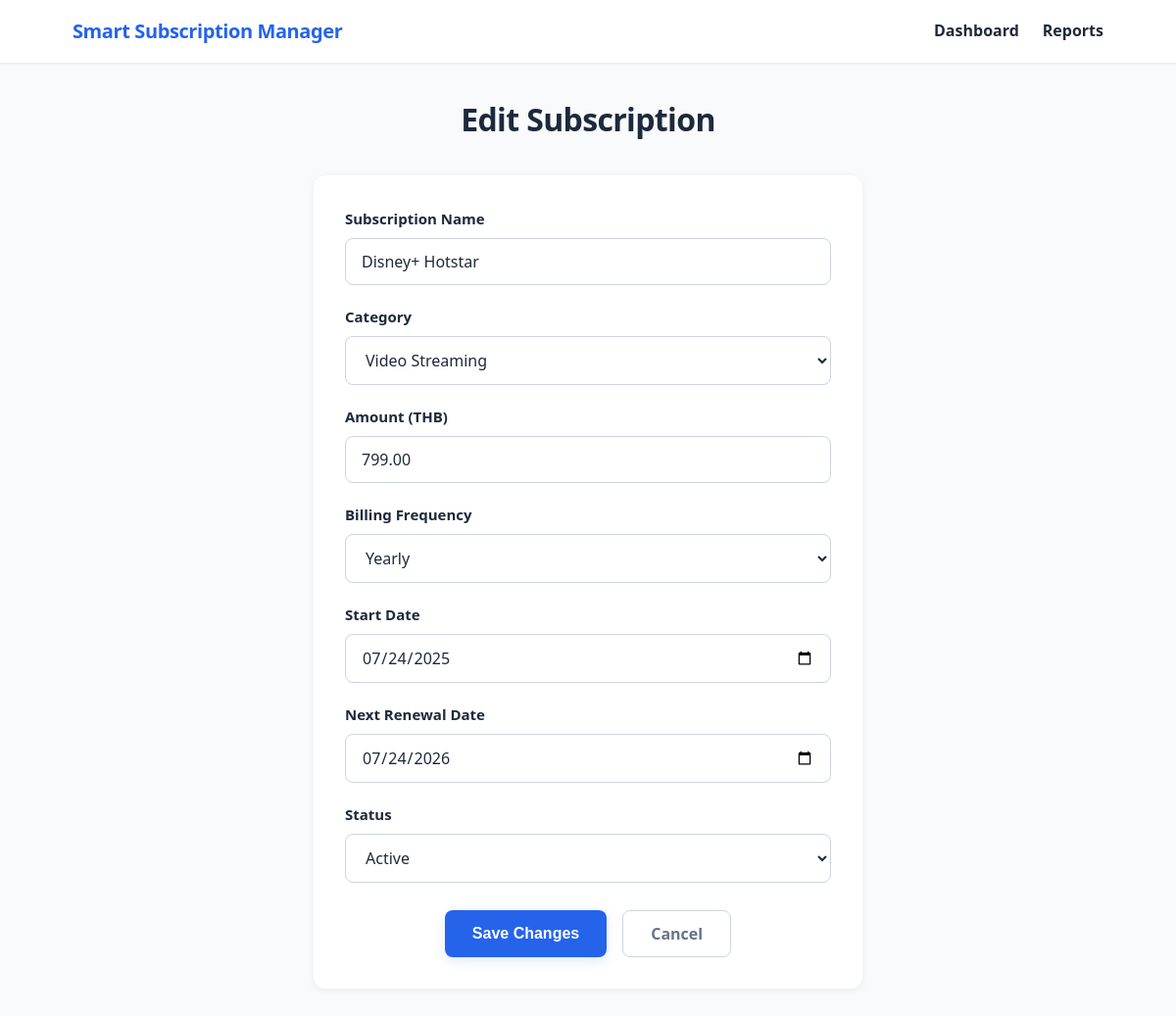
The page /edit_subscription/3 on the database its author committed.
### app/models.py (models this page shows)
class Subscription(db.Model):
    __tablename__ = "subscriptions"
    id = db.Column(db.Integer, primary_key=True)
    name = db.Column(db.String(100), nullable=False)
    category = db.Column(db.String(50), nullable=False)
    amount = db.Column(db.Numeric(10, 2), nullable=False)
    billing_frequency = db.Column(db.String(30), nullable=False)
    start_date = db.Column(db.Date, nullable=False)
    next_renewal_date = db.Column(db.Date, nullable=False)
    status = db.Column(db.String(20), nullable=False)

### run.py (the view, shortened to what this page needs)
@app.route("/edit_subscription/<int:subscription_id>", methods=["GET", "POST"])
def edit_subscription(subscription_id):
    subscription = Subscription.query.get_or_404(subscription_id)
    return render_template(
        "add_subscription.html",
        subscription=subscription,
        is_editing=True,
    )

### app/templates/add_subscription.html (shortened to what this page needs)
{% extends "base.html" %}
{% block content %}
{% set form_data = form_data | default(none) %}
{% set errors = errors | default({}) %}
{% set is_editing = is_editing | default(false) %}
{% set subscription = subscription | default(none) %}
    <main class="form-page">
        <div class="form-page__container">
            <h1 class="dashboard__welcome">
                {% if is_editing %}
                    Edit Subscription
                {% else %}
                    Add Subscription
                {% endif %}
            </h1>
            <form
                method="post"
                action="{% if is_editing %}{{ url_for('edit_subscription', subscription_id=subscription.id) }}{% else %}{{ url_for('add_subscription') }}{% endif %}"
            >
            <div class="form-field">
                <label for="subscription_name">Subscription Name</label>
                <input
                    type="text"
                    id="subscription_name"
                    name="subscription_name"
                    value="{{ values.subscription_name }}"
                    class="{% if errors.get('subscription_name') %}form-field__input--error{% endif %}"
                    required
                >
            </div>
            <div class="form-field">
                <label for="category">Category</label>
                <select id="category" name="category" required>
                    <option
                        value="Video Streaming"
                        {% if values.category == "Video Streaming" %}selected{% endif %}
                        >
                        Video Streaming
                    </option>
                </select>
            </div>
            <div class="form-field">
                <label for="amount">Amount (THB)</label>
                <input
                    type="number"
                    id="amount"
                    name="amount"
                    step="0.01"
                    min="0"
                    value="{{ values.amount }}"
                    required
                >
            </div>
            <div class="form-field">
                <label for="billing_frequency">Billing Frequency</label>
                <select id="billing_frequency" name="billing_frequency" required>
                    <option
                        value="Yearly"
                        {% if values.billing_frequency == "Yearly" %}selected{% endif %}
                        >
                        Yearly
                    </option>
                </select>
            </div>
            <div class="form-field">
                <label for="start_date">Start Date</label>
                <input
                    type="date"
                    id="start_date"
                    name="start_date"
                    value="{{ values.start_date }}"
                    class="{% if errors.get('start_date') %}form-field__input--error{% endif %}"
                    required
                >
            </div>
            <div class="form-field">
                <label for="next_renewal_date">Next Renewal Date</label>
                <input
                    type="date"
                    id="next_renewal_date"
                    name="next_renewal_date"
                    value="{{ values.next_renewal_date }}"
                    class="{% if errors.get('next_renewal_date') %}form-field__input--error{% endif %}"
                    required
                >
            </div>
            <div class="form-field">
                <label for="status">Status</label>
                <select id="status" name="status" required>
                    <option
                        value="Active"
                        {% if values.status == "Active" %}selected{% endif %}
                    >
                        Active
                    </option>
                </select>
            </div>
            <div class="form-page__actions">
                <button type="submit" class="dashboard__add-btn">
                    {% if is_editing %}
                        Save Changes
                    {% else %}
                        Save Subscription
                    {% endif %}
                </button>
                <a href="{{ url_for('dashboard') }}" class="form-page__cancel-btn">
                    Cancel
                </a>
            </div>
            </form>
        </div>
    </main>
{% endblock %}

### app/static/css/style.css (style rules this page uses)
:root { --color-primary: #2563eb; --color-primary-dark: #1d4ed8; --color-primary-light: #dbeafe; --color-white: #ffffff; --color-bg: #f8fafc; --color-text: #1e293b; --color-text-muted: #64748b; --shadow-sm: 0 1px 3px rgba(0, 0, 0, 0.08); --shadow-md: 0 4px 12px rgba(37, 99, 235, 0.15); --shadow-card: 0 2px 8px rgba(0, 0, 0, 0.06); --radius: 8px; --radius-lg: 12px; --transition: 0.2s ease; }
*, *::before, *::after { box-sizing: border-box; margin: 0; padding: 0; }
body { font-family: "Segoe UI", system-ui, -apple-system, sans-serif; background-color: var(--color-bg); color: var(--color-text); line-height: 1.6; min-height: 100vh; display: flex; flex-direction: column; }
.dashboard__welcome { font-size: clamp(1.5rem, 4vw, 2rem); font-weight: 700; color: var(--color-text); letter-spacing: -0.02em; }
.dashboard__add-btn { display: inline-flex; align-items: center; justify-content: center; gap: 0.5rem; align-self: flex-start; padding: 0.875rem 1.75rem; background-color: var(--color-primary); color: var(--color-white); font-size: 1rem; font-weight: 600; text-decoration: none; border-radius: var(--radius); box-shadow: var(--shadow-md); transition: background-color var(--transition), transform var(--transition); }
.form-page { flex: 1; padding: 2rem 1.5rem 3rem; }
.form-page__container { max-width: 560px; margin: 0 auto; display: flex; flex-direction: column; gap: 2rem; }
.form-page__container .dashboard__welcome { text-align: center; }
.form-page__container form { background-color: var(--color-white); border-radius: var(--radius-lg); box-shadow: var(--shadow-card); padding: 2rem; display: flex; flex-direction: column; gap: 1.25rem; }
.form-field { display: flex; flex-direction: column; gap: 0.5rem; }
.form-page__container form label { font-weight: 700; font-size: 0.9375rem; color: var(--color-text); }
.form-page__container form input, .form-page__container form select { width: 100%; padding: 0.75rem 1rem; font-size: 1rem; font-family: inherit; color: var(--color-text); background-color: var(--color-white); border: 1px solid #cbd5e1; border-radius: var(--radius); transition: border-color var(--transition), box-shadow var(--transition); }
.form-page__actions { display: flex; align-items: center; justify-content: center; gap: 1rem; margin-top: 0.5rem; }
.form-page__actions .dashboard__add-btn { align-self: auto; height: 48px; margin: 0; padding: 0 1.75rem; border: none; line-height: 1; cursor: pointer; }
.form-page__cancel-btn { display: inline-flex; align-items: center; justify-content: center; height: 48px; padding: 0 1.75rem; color: var(--color-text-muted); background-color: var(--color-white); border: 1px solid #cbd5e1; border-radius: var(--radius); font-family: inherit; font-size: 1rem; font-weight: 600; line-height: 1; text-decoration: none; cursor: pointer; transition: background-color var(--transition), border-color var(--transition), color var(--transition); }

### rows shown on the page
Subscription: subscription_name "Disney+ Hotstar", category "Video Streaming", amount "799.00", billing_frequency "Yearly", status "Active"
